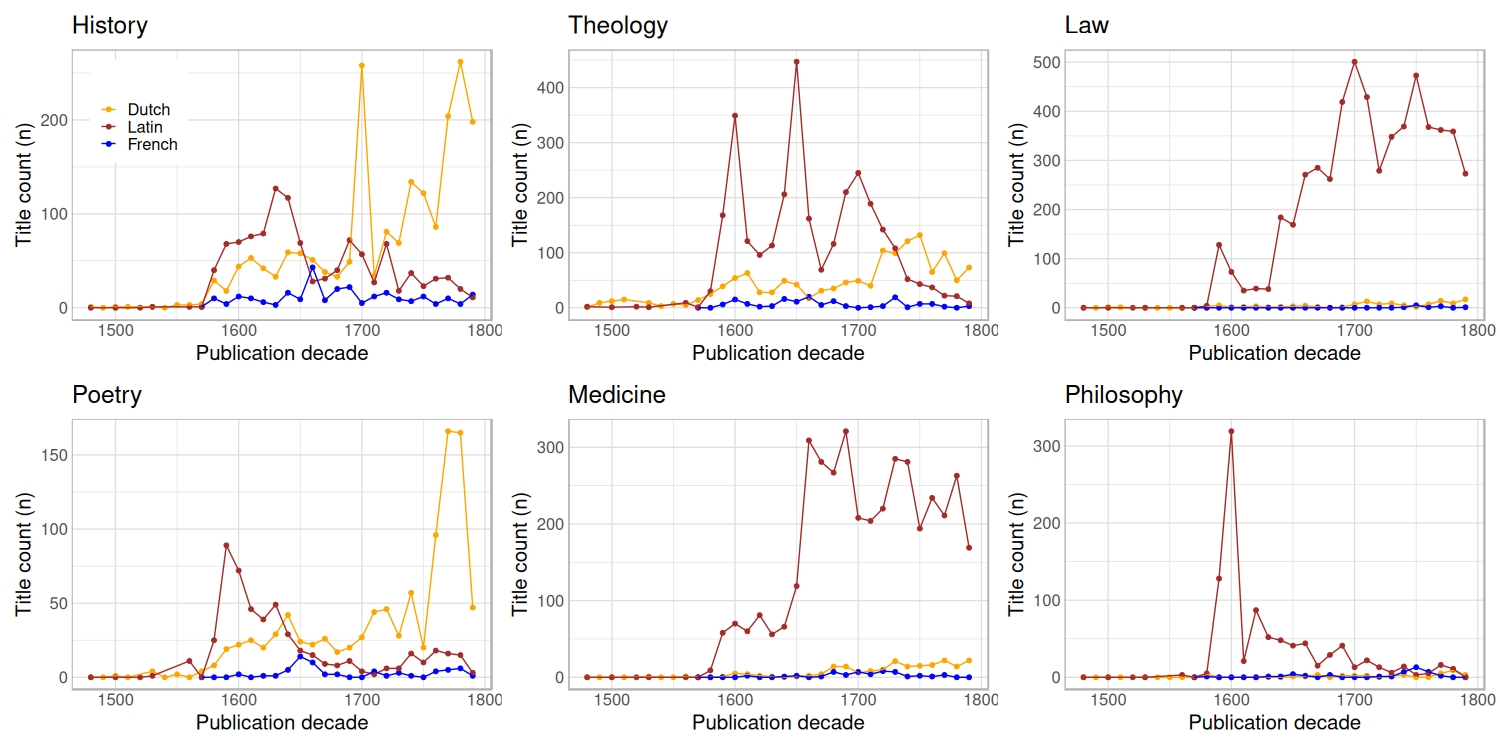

Generate this figure with R:
stcn$genre <- tolower(stcn$genre)
top <- rev(rev(sort(table(stcn$publication_place)))[2:2])
yy <- stcn %>% filter(publication_place %in% names(top))
yy1 <- yy[grep("law", yy$genre),]
yy2 <- yy[grep("theology", yy$genre),]
yy3 <- yy[grep("public and social administration", yy$genre),]
yy4 <- yy[grep("history", yy$genre),]
yy5 <- yy[grep("medicine", yy$genre),]
yy6 <- yy[grep("dutch language and literature", yy$genre),]
yy7 <- yy[grep("french language and literature", yy$genre),]
yy8 <- yy[grep("latin language and literature", yy$genre),]
yy9 <- yy[grep("philosophy", yy$genre),]
yy10 <- yy[grep("poetry", yy$genre),]
###
myvars <- as.vector(c("publication_decade", "language_all"))
a1 = yy1[myvars]
b1 = yy2[myvars]
c1 = yy3[myvars]
d1 = yy4[myvars]
e1 = yy5[myvars]
f1 = yy6[myvars]
g1 = yy7[myvars]
h1 = yy8[myvars]
i1 = yy9[myvars]
j1 = yy10[myvars]

a1$cat <- "Law"

b1$cat <- "Theology"
#c1$cat <- "public and social administration"

d1$cat <- "History"
e1$cat <- "Medicine"

#f1$cat <- "Dutch language and literature"
#g1$cat <- "french language and literature"
#h1$cat <- "latin language and literature"
i1$cat <- "Philosophy"
j1$cat <- "Poetry"
#g1 <- rbind(a1, b1, c1, d1, e1, f1, g1, h1, i1, j1)
g1 <- rbind(a1, b1, d1, e1, j1, i1)

#"Kuvaan kategoriat 
# Law, Medicine, History (combined), Theology (combined); 
# jos lisäksi voi olla Philosophy ja vertailun vuoksi Dutch language and literature tai Public and social administration."

###
ss2 <- g1 %>% group_by(publication_decade, language_all, cat) %>%
 arrange(publication_decade) %>%
 summarize(n = n()) %>%
 drop_na(publication_decade) 

####
top <- rev(rev(sort(table(ss2$language_all)))[1:3])
ss2 <- ss2 %>%
               filter(language_all %in% names(top)) %>%
               filter(publication_decade < 1800) %>%
	       filter(!is.na(language_all)) %>%
	       mutate(language_all=droplevels(language_all))
	       
# labs(title="Leiden subject topics; top-3 language_all") +
cols <- default_colors("language")
pics <- list()

df <- ss2 %>% pivot_wider(names_from=cat, id_cols=c(publication_decade, language_all), values_from = n)
df[is.na(df)] <- 0
df <- df %>% pivot_longer(names(df)[3:8])


for (cate in unique(df$name)) {
  dfs <- subset(df, name==cate)
  mycols <- cols[as.character(levels(dfs$language_all))]
  pics[[cate]] <- ggplot(dfs, aes(x=publication_decade, y=value, fill=language_all, color=language_all)) +
         geom_point() +
	 geom_line() + 	 
 	 labs(color="", x="Publication decade", y = "Title count (n)", fill="", title=cate) + 
 	 theme_comhis("discrete", base_size=20) +
	 # theme(legend.position = "bottom") + 
	 scale_color_manual(values = mycols) +
	 scale_fill_manual(values = mycols) 
}


# get legend from p1
l <- get_legend(pics[[1]])

# remove legends
for (i in 1:length(pics)) {
  pics[[i]] <- pics[[i]] + theme(legend.position = "none")
}

pics[[1]] <- pics[[1]] + theme(legend.position=c(0.16, 0.77))

library(patchwork)
p <- pics[[1]] +
     pics[[2]] + pics[[3]] + pics[[4]] + pics[[5]] + pics[[6]]# + l

CairoJPEG("Figure11.jpg", width=3*500, height=1.5*500, quality=100)
print(p)
dev.off()

s <- 4 * 480; CairoTIFF("Figure11.tif", width=3.4*s, height=1.8*s, dpi=300); print(p); dev.off()
